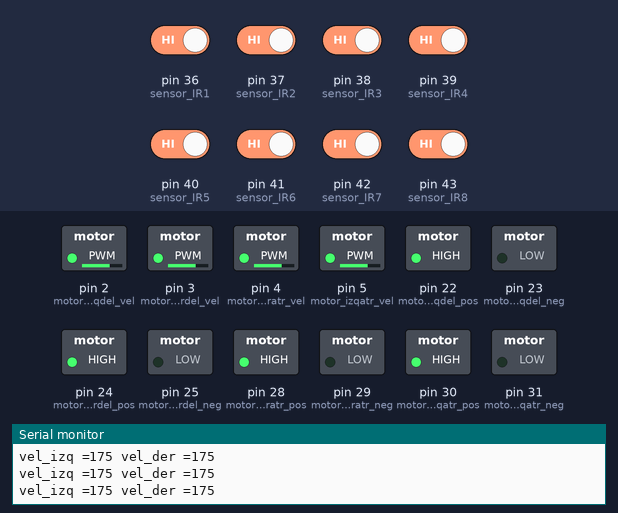
The sketch below on a simulated Arduino Mega 2560, built with avr-gcc and run on an emulated ATmega2560. Parts: switched loads named in the sketch (green lamp = pin HIGH), the last lines printed to the serial monitor. The test bench sets the inputs (shaded band); at power-on: pin 36 (sensor_IR1), pin 37 (sensor_IR2), pin 38 (sensor_IR3), pin 39 (sensor_IR4), pin 40 (sensor_IR5), pin 41 (sensor_IR6), pin 42 (sensor_IR7), pin 43 (sensor_IR8) HIGH.

Above: at 1.2 s.
1.3 s: pin 36 (sensor_IR1) driven LOW
At 2.4 s:
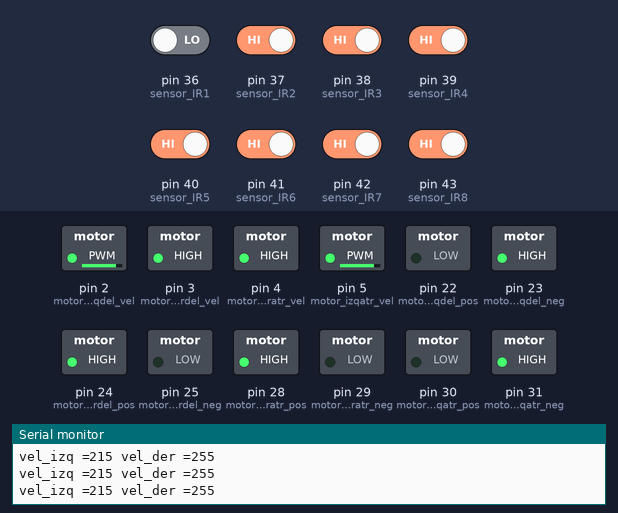
2.8 s: pin 41 (sensor_IR6) driven LOW
At 4.0 s:
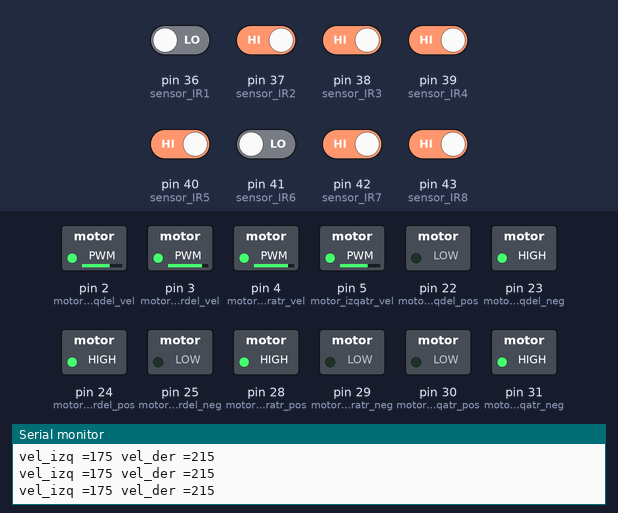
4.3 s: pin 40 (sensor_IR5) driven LOW
At 5.5 s:
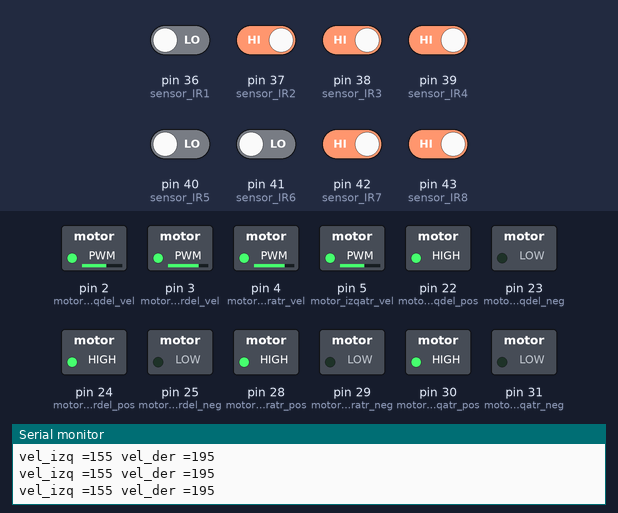
5.8 s: pin 42 (sensor_IR7) driven LOW
At 7.0 s:
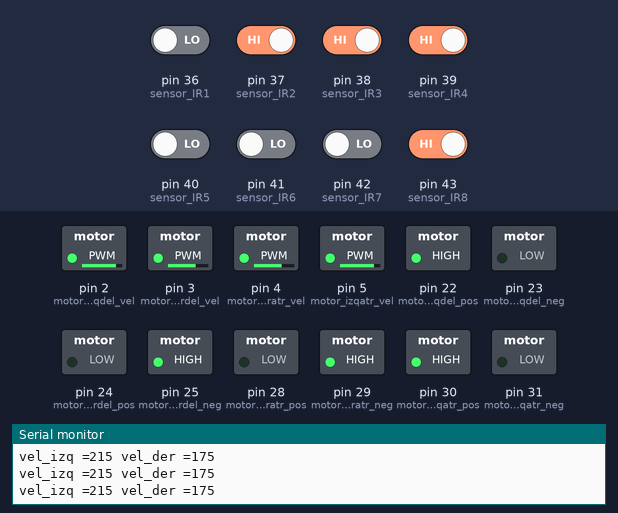
7.3 s: pin 39 (sensor_IR4) driven LOW
At 7.7 s:
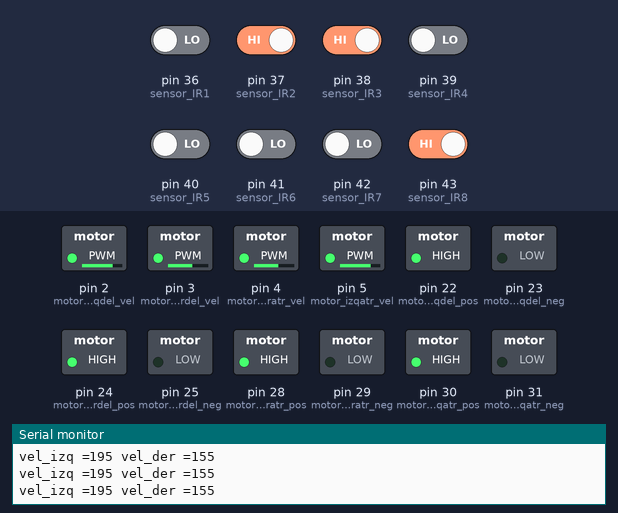
8.8 s: pin 43 (sensor_IR8) driven LOW
At 9.2 s:
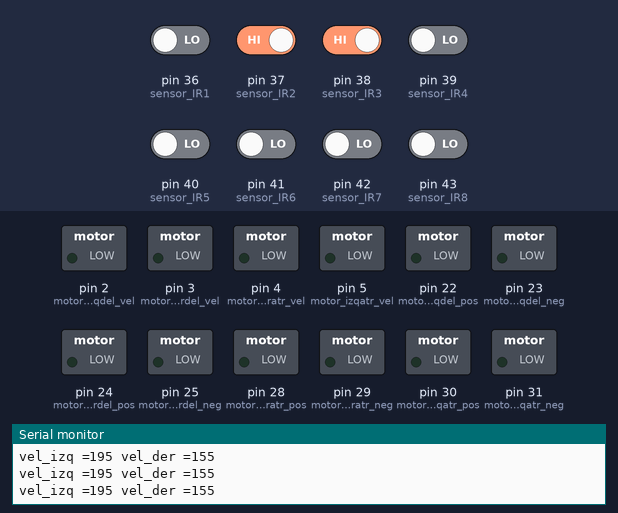
Timing chart, 0 to 11.3 s (numbered marks = the images above; inputs shaded):
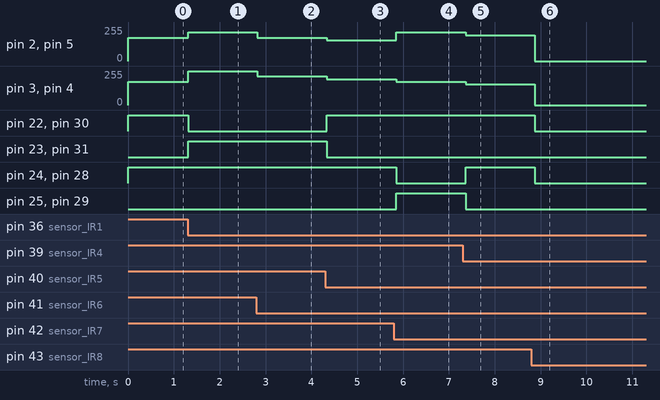

The sketch:

sandwich.ino
```cpp
#include "puertos.h"
#include "movimiento.h"
#include "seguidor_linea.h"
#include "obstaculos.h"

void setup() {
  // CONSOLA
  Serial.begin(9600);
  // MOTORES -> TODO SALIDA
  pinMode(motor_izqdel_pos,OUTPUT);
  pinMode(motor_izqdel_neg,OUTPUT);
  pinMode(motor_izqdel_vel,OUTPUT);
  pinMode(motor_derdel_pos,OUTPUT);
  pinMode(motor_derdel_neg,OUTPUT);
  pinMode(motor_derdel_vel,OUTPUT);
  pinMode(motor_izqatr_pos,OUTPUT);
  pinMode(motor_izqatr_neg,OUTPUT);
  pinMode(motor_izqatr_vel,OUTPUT);
  pinMode(motor_deratr_pos,OUTPUT);
  pinMode(motor_deratr_neg,OUTPUT);
  pinMode(motor_deratr_vel,OUTPUT);
  // SENSORES IR -> TODO ENTRADA
  // IZQ IR1 IR2 IR3 IR4 IR5 IR6 IR7 IR8 DER
  pinMode(sensor_IR1,INPUT);
  pinMode(sensor_IR2,INPUT);
  pinMode(sensor_IR3,INPUT);
  pinMode(sensor_IR4,INPUT);
  pinMode(sensor_IR5,INPUT);
  pinMode(sensor_IR6,INPUT);
  pinMode(sensor_IR7,INPUT);
  pinMode(sensor_IR8,INPUT);
  // SENSOR ULTRASONIDO FRENTE -> TRIG SALIDA Y ECHO ENTRADA
  pinMode(sensor_USFrenteTrig, OUTPUT);
  pinMode(sensor_USFrenteEcho, INPUT);
}


void loop() {
  //test_motores();

 // imprimir_lecturas_IR();
  //delay(1000);

  /*
  if( leerUltrasonidoFrente() <= 10.0 ){ //HAY UN OBSTACULO
    detener(0);
  }else{ //NO HAY OBSTACULO. PROCEDER CON LINEA
     seguidor_linea();
  }

  delay(100);
  */
seguidor_linea();
delay(100);
}
```

movimiento.h
```cpp
#include "puertos.h"

void avanzar(int velocidad,int tiempo){
  digitalWrite(motor_izqdel_pos,HIGH);
  digitalWrite(motor_izqdel_neg,LOW);
  analogWrite(motor_izqdel_vel,velocidad);

  digitalWrite(motor_derdel_pos,HIGH);
  digitalWrite(motor_derdel_neg,LOW);
  analogWrite(motor_derdel_vel,velocidad);


  digitalWrite(motor_izqatr_pos,HIGH);
  digitalWrite(motor_izqatr_neg,LOW);
  analogWrite(motor_izqatr_vel,velocidad);

  digitalWrite(motor_deratr_pos,HIGH);
  digitalWrite(motor_deratr_neg,LOW);
  analogWrite(motor_deratr_vel,velocidad);

  delay(tiempo);

  return;
}

void retroceder(int velocidad,int tiempo){
  digitalWrite(motor_izqdel_pos,LOW);
  digitalWrite(motor_izqdel_neg,HIGH);
  analogWrite(motor_izqdel_vel,velocidad);

  digitalWrite(motor_derdel_pos,LOW);
  digitalWrite(motor_derdel_neg,HIGH);
  analogWrite(motor_derdel_vel,velocidad);


  digitalWrite(motor_izqatr_pos,LOW);
  digitalWrite(motor_izqatr_neg,HIGH);
  analogWrite(motor_izqatr_vel,velocidad);

  digitalWrite(motor_deratr_pos,LOW);
  digitalWrite(motor_deratr_neg,HIGH);
  analogWrite(motor_deratr_vel,velocidad);

  delay(tiempo);
  return;
}

void giro_izq(int velocidad,int tiempo){
  digitalWrite(motor_izqdel_pos,LOW);
  digitalWrite(motor_izqdel_neg,HIGH);
  analogWrite(motor_izqdel_vel,velocidad);

  digitalWrite(motor_derdel_pos,HIGH);
  digitalWrite(motor_derdel_neg,LOW);
  analogWrite(motor_derdel_vel,velocidad);


  digitalWrite(motor_izqatr_pos,HIGH);
  digitalWrite(motor_izqatr_neg,LOW);
  analogWrite(motor_izqatr_vel,velocidad);

  digitalWrite(motor_deratr_pos,LOW);
  digitalWrite(motor_deratr_neg,HIGH);
  analogWrite(motor_deratr_vel,velocidad);

  delay(tiempo);

  return;
}

void giro_der(int velocidad,int tiempo){
  digitalWrite(motor_izqdel_pos,HIGH);
  digitalWrite(motor_izqdel_neg,LOW);
  analogWrite(motor_izqdel_vel,velocidad);

  digitalWrite(motor_derdel_pos,LOW);
  digitalWrite(motor_derdel_neg,HIGH);
  analogWrite(motor_derdel_vel,velocidad);


  digitalWrite(motor_izqatr_pos,LOW);
  digitalWrite(motor_izqatr_neg,HIGH);
  analogWrite(motor_izqatr_vel,velocidad);

  digitalWrite(motor_deratr_pos,HIGH);
  digitalWrite(motor_deratr_neg,LOW);
  analogWrite(motor_deratr_vel,velocidad);

  delay(tiempo);
  return;
}

void detener(int tiempo){
  digitalWrite(motor_izqdel_pos,LOW);
  digitalWrite(motor_izqdel_neg,LOW);
  analogWrite(motor_izqdel_vel,0);

  digitalWrite(motor_derdel_pos,LOW);
  digitalWrite(motor_derdel_neg,LOW);
  analogWrite(motor_derdel_vel,0);


  digitalWrite(motor_izqatr_pos,LOW);
  digitalWrite(motor_izqatr_neg,LOW);
  analogWrite(motor_izqatr_vel,0);

  digitalWrite(motor_deratr_pos,LOW);
  digitalWrite(motor_deratr_neg,LOW);
  analogWrite(motor_deratr_vel,0);

  delay(tiempo);

  return;
}


void test_motores(){
  avanzar(255,1000);
  giro_izq(255,1000);
  giro_der(255,1000);
  retroceder(255,1000);
  detener(1000);
  return;
}
```

obstaculos.h
```cpp
#include "puertos.h"

float leerUltrasonidoFrente(){
  float resultado = 0.0;
  long tiempo = 0; //tiempo que demora la senal en regresal al sensor

  //MANDAR LA SENAL ULTRASONICA
  digitalWrite(sensor_USFrenteTrig,HIGH);
  delayMicroseconds(10);
  digitalWrite(sensor_USFrenteTrig,LOW);

  //RECIBIR SENAL
  tiempo = pulseIn(sensor_USFrenteEcho,HIGH);

  //CONVERTIR DE TIEMPO A DISTANCIA
  resultado = tiempo/59.0;

  return resultado;
}

void evasion_obstaculos(){
  return;
}
```

puertos.h
```cpp
//DEFINIR PUERTOS
//Motores
#define motor_izqdel_pos 22
#define motor_izqdel_neg 23
#define motor_izqdel_vel 2
#define motor_derdel_pos 24
#define motor_derdel_neg 25
#define motor_derdel_vel 3
#define motor_deratr_pos 28
#define motor_deratr_neg 29
#define motor_deratr_vel 4
#define motor_izqatr_pos 30
#define motor_izqatr_neg 31
#define motor_izqatr_vel 5
//Sensores Infrarrojos para el Seguidor de Linea
#define sensor_IR1 36
#define sensor_IR2 37
#define sensor_IR3 38
#define sensor_IR4 39
#define sensor_IR5 40
#define sensor_IR6 41
#define sensor_IR7 42
#define sensor_IR8 43
//Sensor de Ultrasonido Frontal
#define sensor_USFrenteTrig 9
#define sensor_USFrenteEcho 10
```

seguidor_linea.h
```cpp
#include "puertos.h"

int lectura_sensor_IR1 = 0;
int lectura_sensor_IR2 = 0;
int lectura_sensor_IR3 = 0;
int lectura_sensor_IR4 = 0;
int lectura_sensor_IR5 = 0;
int lectura_sensor_IR6 = 0;
int lectura_sensor_IR7 = 0;
int lectura_sensor_IR8 = 0;

void actualizar_lecturas_IR(){
  lectura_sensor_IR1 = digitalRead(sensor_IR1);
  lectura_sensor_IR2 = digitalRead(sensor_IR2);
  lectura_sensor_IR3 = digitalRead(sensor_IR3);
  lectura_sensor_IR4 = digitalRead(sensor_IR4);
  lectura_sensor_IR5 = digitalRead(sensor_IR5);
  lectura_sensor_IR6 = digitalRead(sensor_IR6);
  lectura_sensor_IR7 = digitalRead(sensor_IR7);
  lectura_sensor_IR8 = digitalRead(sensor_IR8);
  return;
}

void imprimir_lecturas_IR(){
  actualizar_lecturas_IR();
  Serial.print("IR1: ");
  Serial.print(lectura_sensor_IR1);
  Serial.print(" | IR2: ");
  Serial.print(lectura_sensor_IR2);
  Serial.print(" | IR3: ");
  Serial.print(lectura_sensor_IR3);
  Serial.print(" | IR4: ");
  Serial.print(lectura_sensor_IR4);
  Serial.print(" | IR5: ");
  Serial.print(lectura_sensor_IR5);
  Serial.print(" | IR6: ");
  Serial.print(lectura_sensor_IR6);
  Serial.print(" | IR7: ");
  Serial.print(lectura_sensor_IR7);
  Serial.print(" | IR8: ");
  Serial.println(lectura_sensor_IR8);

  return;
}

float kp = 20.0, ki = 0.0, kd = 0.0;
float lp = 0.0, li = 0.0, ld = 0.0;
float vel_obj = 20.0;
float error = 0.0, integral = 0.0, derivada = 0.0, last_error = 0.0;

void pid(){
  //Tomar Lecturas
  int l_1  = lectura_sensor_IR1 * -4;
  int l_2  = lectura_sensor_IR2 * -3;
  int l_3  = lectura_sensor_IR3 * -2;
  int l_4  = lectura_sensor_IR4 * -1;
  int l_5  = lectura_sensor_IR5 * 1;
  int l_6  = lectura_sensor_IR6 * 2;
  int l_7  = lectura_sensor_IR7 * 3;
  int l_8  = lectura_sensor_IR8 * 4;
  int suma = l_1+l_2+l_3+l_4+l_5+l_6+l_7+l_8;

  //Decidir Accion
  error = 0 + suma;
  integral = integral + error;
  derivada = error-last_error;
  float vel_lin = vel_obj - (lp*error + li*integral + ld*derivada);
  float vel_ang = kp*error + ki*integral + kd*derivada;

  float vel_izq = vel_lin - vel_ang;
  float vel_der = vel_lin + vel_ang;

  if(vel_izq > 100.0){
    vel_izq = 100.0;
  }
  else if(vel_izq < -100.0){
    vel_izq = -100.0;
  }

  if(vel_der > 100.0){
    vel_der = 100.0;
  }
  else if(vel_der < -100.0){
    vel_der = -100.0;
  }

  //Ejecutar Accion
  if(vel_izq < 0){
    digitalWrite(motor_izqdel_pos,LOW);
    digitalWrite(motor_izqdel_neg,HIGH);
    digitalWrite(motor_izqatr_pos,LOW);
    digitalWrite(motor_izqatr_neg,HIGH);
  }else{
    digitalWrite(motor_izqdel_pos,HIGH);
    digitalWrite(motor_izqdel_neg,LOW);
    digitalWrite(motor_izqatr_pos,HIGH);
    digitalWrite(motor_izqatr_neg,LOW);
  }
  int vel_motor_izq = fabs(vel_izq);
  vel_motor_izq = map(vel_motor_izq,0,100,155,255);

  if(vel_der < 0){
    digitalWrite(motor_derdel_pos,LOW);
    digitalWrite(motor_derdel_neg,HIGH);
    digitalWrite(motor_deratr_pos,LOW);
    digitalWrite(motor_deratr_neg,HIGH);
  }else{
    digitalWrite(motor_derdel_pos,HIGH);
    digitalWrite(motor_derdel_neg,LOW);
    digitalWrite(motor_deratr_pos,HIGH);
    digitalWrite(motor_deratr_neg,LOW);
  }
  int vel_motor_der = fabs(vel_der);
  vel_motor_der = map(vel_motor_der,0,100,155,255);

  analogWrite(motor_izqdel_vel,vel_motor_izq);
  analogWrite(motor_izqatr_vel,vel_motor_izq);
  analogWrite(motor_derdel_vel,vel_motor_der);
  analogWrite(motor_deratr_vel,vel_motor_der);

  Serial.print("vel_izq =");
  Serial.print(vel_motor_izq);
  Serial.print(" vel_der =");
  Serial.println(vel_motor_der);

  return;
}

void seguidor_linea(){
  actualizar_lecturas_IR();

  // TO-DO: RECUADROS VERDES
  int v_1  = lectura_sensor_IR1;
  int v_2  = lectura_sensor_IR2;
  int v_3  = lectura_sensor_IR3;
  int v_4  = lectura_sensor_IR4;
  int v_5  = lectura_sensor_IR5;
  int v_6  = lectura_sensor_IR6;
  int v_7  = lectura_sensor_IR7;
  int v_8  = lectura_sensor_IR8;
  if  (v_1 == 0 && v_2 == 0 && v_3 == 0 && v_4 == 0 && v_5 == 0 && v_6 == 0 && v_7 == 0 && v_8 == 0){
    detener(0);
  }
  if (v_1 == 0 && v_2 == 0 && v_3 == 0 && v_4 == 0 && v_5 == 0){
    detener(0);
  }
  if (v_4 == 0 && v_5 == 0 && v_6 == 0 && v_7 == 0 && v_8 == 0){
    detener(0);
  }
  if (v_1 == 0 && v_2 == 0 && v_3 == 0 && v_4){
    detener(0);
  }
  if (v_5 == 0 && v_6 == 0 && v_7 == 0 && v_8 == 0){
    detener(0);
  }
  else{
  pid();}
  }
```

Measured:
- after the input at 1.3 s, pin 2 (motor_izqdel_vel), pin 5 (motor_izqatr_vel): 175/255 → 215/255 at once; pin 3 (motor_derdel_vel), pin 4 (motor_deratr_vel): 175/255 → 255/255 at once; pin 22 (motor_izqdel_pos), pin 30 (motor_izqatr_pos): HIGH → LOW at once; pin 23 (motor_izqdel_neg), pin 31 (motor_izqatr_neg): LOW → HIGH at once
- after the input at 2.8 s, pin 2 (motor_izqdel_vel), pin 5 (motor_izqatr_vel): 215/255 → 175/255 at once; pin 3 (motor_derdel_vel), pin 4 (motor_deratr_vel): 255/255 → 215/255 at once
- after the input at 4.3 s, pin 2 (motor_izqdel_vel), pin 5 (motor_izqatr_vel): 175/255 → 155/255 at once; pin 3 (motor_derdel_vel), pin 4 (motor_deratr_vel): 215/255 → 195/255 at once; pin 22 (motor_izqdel_pos), pin 30 (motor_izqatr_pos): LOW → HIGH at once; pin 23 (motor_izqdel_neg), pin 31 (motor_izqatr_neg): HIGH → LOW at once
- after the input at 5.8 s, pin 2 (motor_izqdel_vel), pin 5 (motor_izqatr_vel): 155/255 → 215/255 after 0.05 s; pin 3 (motor_derdel_vel), pin 4 (motor_deratr_vel): 195/255 → 175/255 after 0.05 s; pin 24 (motor_derdel_pos), pin 28 (motor_deratr_pos): HIGH → LOW after 0.05 s; pin 25 (motor_derdel_neg), pin 29 (motor_deratr_neg): LOW → HIGH after 0.05 s
- after the input at 7.3 s, pin 2 (motor_izqdel_vel), pin 5 (motor_izqatr_vel): 215/255 → 195/255 after 0.06 s; pin 3 (motor_derdel_vel), pin 4 (motor_deratr_vel): 175/255 → 155/255 after 0.06 s; pin 24 (motor_derdel_pos), pin 28 (motor_deratr_pos): LOW → HIGH after 0.06 s; pin 25 (motor_derdel_neg), pin 29 (motor_deratr_neg): HIGH → LOW after 0.06 s
- after the input at 8.8 s, pin 2 (motor_izqdel_vel), pin 5 (motor_izqatr_vel): 195/255 → 0/255 after 0.08 s; pin 3 (motor_derdel_vel), pin 4 (motor_deratr_vel): 155/255 → 0/255 after 0.08 s; pin 22 (motor_izqdel_pos), pin 24 (motor_derdel_pos), pin 28 (motor_deratr_pos), pin 30 (motor_izqatr_pos): HIGH → LOW after 0.08 s
